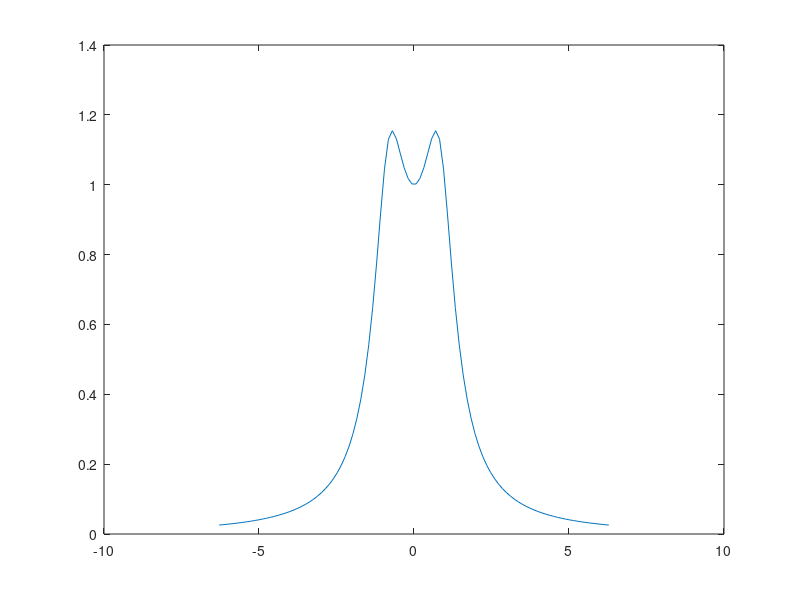

MATLAB code to generate this figure:
a=[0,0,1];
b=[1,1,1];
w=linspace(-2*pi,2*pi,100);
h=freqs(a,b,w);
mag=abs(h);
phase=angle(h);
plot(w,mag);
%subplot(2,1,2),semilogx(w,phase)